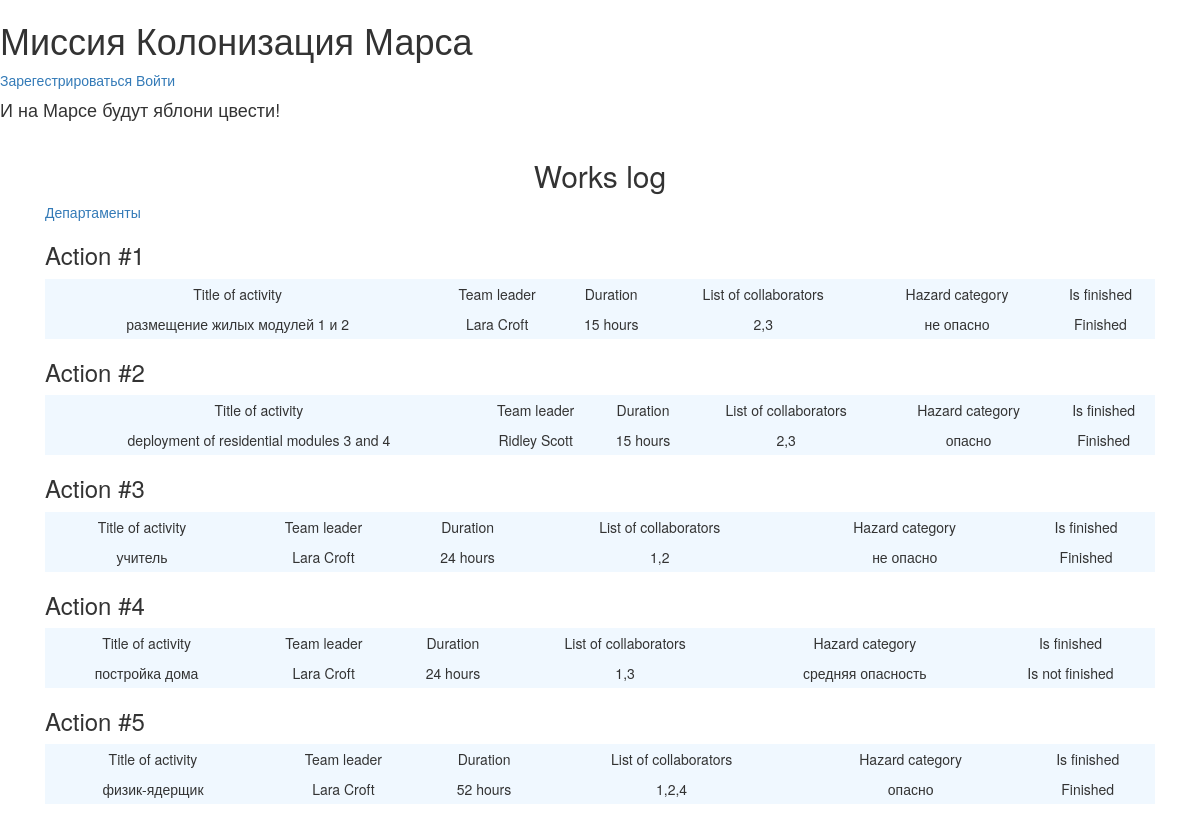
The page / on the database its author committed.
### data/jobs.py (models this page shows)
class Job(SqlAlchemyBase, SerializerMixin):
    __tablename__ = 'jobs'
    id = sqlalchemy.Column(sqlalchemy.Integer,
                           primary_key=True, autoincrement=True)
    team_leader_id = sqlalchemy.Column(sqlalchemy.Integer,
                                       sqlalchemy.ForeignKey("users.id"))
    team_leader = orm.relationship('User')
    job = sqlalchemy.Column(sqlalchemy.String, nullable=True)
    work_size = sqlalchemy.Column(sqlalchemy.Integer, nullable=True)
    collaborators = sqlalchemy.Column(sqlalchemy.String, nullable=True)
    start_date = sqlalchemy.Column(sqlalchemy.DateTime, default=datetime.datetime.now())
    end_date = sqlalchemy.Column(sqlalchemy.DateTime)
    is_finished = sqlalchemy.Column(sqlalchemy.Boolean, default=False)

### data/users.py (models this page shows, shortened)
class User(SqlAlchemyBase, UserMixin, SerializerMixin):
    __tablename__ = 'users'
    id = sqlalchemy.Column(sqlalchemy.Integer,
                           primary_key=True, autoincrement=True)
    surname = sqlalchemy.Column(sqlalchemy.String, nullable=True)
    name = sqlalchemy.Column(sqlalchemy.String, nullable=True)
    age = sqlalchemy.Column(sqlalchemy.Integer, nullable=True)
    position = sqlalchemy.Column(sqlalchemy.String, nullable=True)
    speciality = sqlalchemy.Column(sqlalchemy.String, nullable=True)
    address = sqlalchemy.Column(sqlalchemy.String, nullable=True)
    email = sqlalchemy.Column(sqlalchemy.String,
                              index=True, unique=True, nullable=True)
    hashed_password = sqlalchemy.Column(sqlalchemy.String, nullable=True)
    modified_date = sqlalchemy.Column(sqlalchemy.DateTime,
                                      default=datetime.datetime.now)
    city = sqlalchemy.Column(sqlalchemy.String, nullable=True)

### data/category.py (models this page shows)
class Category(SqlAlchemyBase, SerializerMixin):
    __tablename__ = 'category'
    id = sqlalchemy.Column(sqlalchemy.Integer,
                           primary_key=True, autoincrement=True)
    category = sqlalchemy.Column(sqlalchemy.String, nullable=True)

### main.py (the view)
@app.route('/')
def works_log():
    jobs = db_sess.query(Job).all()
    category_id = db_sess.query(Category_id).all()
    category = db_sess.query(Category).all()
    return render_template('jobs.html', title='Журнал работ', jobs=jobs,
                           category=category, category_id=category_id)

### templates/jobs.html (shortened to what this page needs)
{% extends 'base.html' %}
{% block content %}
    <h2 align="center">Works log</h2>
    <div class="edit_jobs">
        <a href="http://localhost:5000/departments">Департаменты</a>
    </div>
    {% for job in jobs %}
        <h3>Action #{{ loop.index }}</h3>
        <table class="tbl">
            <tr class="mn">
                <td>Title of activity</td>
                <td>Team leader</td>
                <td>Duration</td>
                <td>List of collaborators</td>
                <td>Hazard category</td>
                <td>Is finished</td>
            </tr>
            <tr>
                <td>{{ job.job }}</td>
                <td>{{ job.team_leader.name }} {{ job.team_leader.surname }}</td>
                <td>{{ job.work_size }} hours</td>
                <td>{{ job.collaborators }}</td>
                <td>{% for categorid in category_id %}
                    {% if categorid.job_id == job.id %}
                        {% for categor in category %}
                        {% if categor.id == categorid.category_id %}
                            {{  categor.category  }}
                        {% endif %}
                        {% endfor %}
                    {% endif %}
                    {% endfor %}
                </td>
                <td>{% if job.is_finished == 0 %} Is not finished {% else %} Finished {% endif %}</td>
            </tr>
        </table>
    {% endfor %}
{% endblock %}

### templates/base.html (shortened to what this page needs)
<!doctype html>
<html lang="en">
<head>
    <link rel="stylesheet"
          href="https://stackpath.bootstrapcdn.com/bootstrap/4.4.1/css/bootstrap.min.css"
>
    <link rel="stylesheet" type="text/css" href="/static/css/styles.css">
    <link rel="stylesheet"
        type="text/css"
        href="https://maxcdn.bootstrapcdn.com/bootstrap/3.3.5/css/bootstrap-theme.min.css">
    <link rel="stylesheet"
        type="text/css"
        href="https://maxcdn.bootstrapcdn.com/bootstrap/3.3.5/css/bootstrap.min.css">
</head>
<body>
<div class="first_line">
    <h1 class="first_line_content">Миссия Колонизация Марса</h1>
    {% if current_user.is_authenticated %}
        <a href="http://localhost:5000/logout">{{ current_user.name }}</a>
    {% else %}
        <a href="http://localhost:5000/register">Зарегестрироваться</a>
        <a href="http://localhost:5000/login">Войти</a>
    {% endif %}
</div>
<h4>И на Марсе будут яблони цвести!</h4>
<main role="main" class="container">
    {% block content %}{% endblock %}
</main>
</body>
</html>

### static/css/styles.css (style rules this page uses)
h4 { color: #008000; }
.container { margin: 20px; }
.tbl { width: 100%; text-align: center; background-color: aliceblue; line-height: 30px; }

### rows shown on the page
Job: job "размещение жилых модулей 1 и 2", team_leader.name "Lara", team_leader.surname "Croft", work_size "15", collaborators "2,3", is_finished "Finished"
Category: category "не опасно"
Job: job "deployment of residential modules 3 and 4", team_leader.name "Ridley", team_leader.surname "Scott", work_size "15", collaborators "2,3", is_finished "Finished"
Category: category "опасно"
Job: job "учитель", team_leader.name "Lara", team_leader.surname "Croft", work_size "24", collaborators "1,2", is_finished "Finished"
Job: job "постройка дома", team_leader.name "Lara", team_leader.surname "Croft", work_size "24", collaborators "1,3", is_finished "Is not finished"
Category: category "средняя опасность"
Job: job "физик-ядерщик", team_leader.name "Lara", team_leader.surname "Croft", work_size "52", collaborators "1,2,4", is_finished "Finished"
